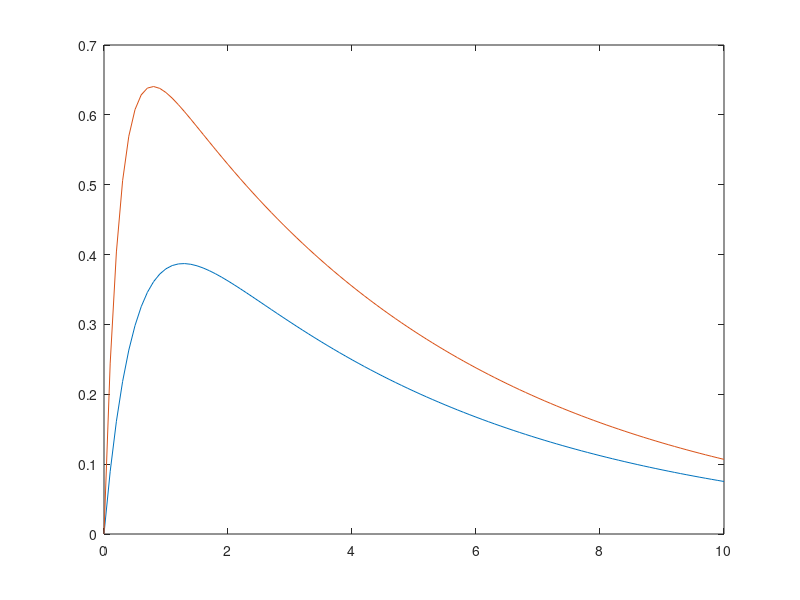

Reproduce this figure in MATLAB.
% Modelos y Simulación
% Tema: SIMO
% Autor: Gianfranco Salomone

clc;
clear all;

% Funciones transferencia
G1 = tf(1, [1 2]);
G2 = tf(3, [1 4]);

% Tiempo de simulación
t = 0:.1:10;
t = t';  % Transpuesto para poder utilizarlo en lsim
u1 = exp(-t / 5);
% u1 = ones(1, length(t));  % entrada escalón

M = [G1 ; G2];

figure(3)
title('Sistema SIMO');
Y = lsim(M, u1, t);
plot(t, Y)
